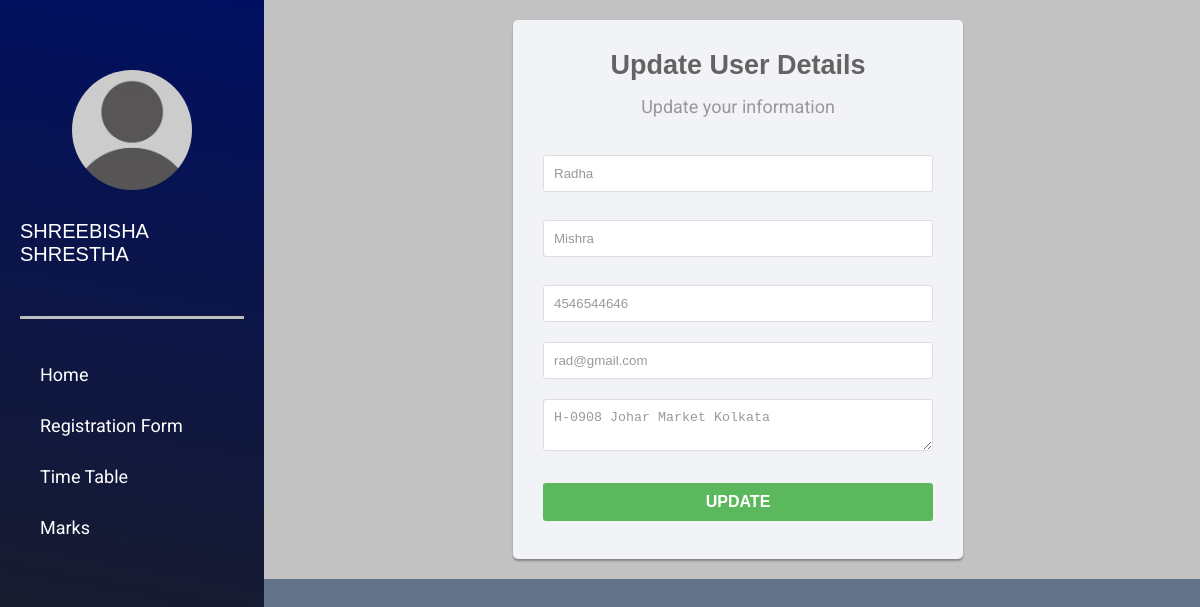
Page /edit.php?editid=1 on the committed database.
### tables this page shows
CREATE TABLE `tblusers` (
  `ID` int(10) NOT NULL,
  `FirstName` varchar(200) DEFAULT NULL,
  `LastName` varchar(200) DEFAULT NULL,
  `MobileNumber` bigint(10) DEFAULT NULL,
  `Email` varchar(200) DEFAULT NULL,
  `Address` mediumtext DEFAULT NULL,
  `CreationDate` timestamp NOT NULL DEFAULT current_timestamp() ON UPDATE current_timestamp()
);

### edit.php (the view, shortened to what this page needs)
<?php
include ('dbconnection.php');
?>
<!DOCTYPE html>
<html lang="en">
<head>
    <link rel="stylesheet" href="src/style.css">
</head>
<body>
<div class="head_wrap">
      <div class="side_menu">
        <div class="avatar_profile">
            <img src="./src/images/ass.png" alt="">
        </div>
        <div class="student_info">
             <h3>Shreebisha Shrestha</h3>
        </div>
        <div class="navigation">
            <ul>
                <li><a href="index.php">Home</a></li>
                <li><a href="examform.html">Registration Form</a></li>
                <li><a href="timetable.html">Time Table</a></li>
                <li><a href="marks.html">Marks</a></li>
            </ul>
        </div>
      </div>
      <div class="info_tab">
	<div class="signup-form">
		<form method="POST">
			<?php
			$eid = $_GET['editid'];
			$ret = mysqli_query($con, "SELECT * FROM tblusers WHERE ID='$eid'");
			while ($row = mysqli_fetch_array($ret)) {
				?>
				<h2>Update User Details</h2>
				<p>Update your information</p>
				<input type="text" name="fname" value="<?php echo $row['FirstName']; ?>" required>
				<input type="text" name="lname" value="<?php echo $row['LastName']; ?>" required>
				<input type="text" name="contactno" value="<?php echo $row['MobileNumber']; ?>" required maxlength="10"
					pattern="[0-9]+">
				<input type="email" name="email" value="<?php echo $row['Email']; ?>" required>
				<textarea name="address" required><?php echo $row['Address']; ?></textarea>
			<?php } ?>
			<button type="submit" class="btn" name="submit">Update</button>
		</form>
	</div>
			</div>
</body>
</html>

### src/style.css (style rules this page uses)
* { padding: 0px; margin: 0px; box-sizing: border-box; }
body { font-family: 'Poppins', sans-serif; color: #252525; font-size: 18px; }
body h1,h2, h3 { font-family: 'Work Sans', sans-serif; }
* { box-sizing: border-box; }
body { margin: 0; font-family: Arial, sans-serif; }
img { width: 100%; height: auto; }
input[type=text], input[type=password] , select { width: 250px; padding: 12px 20px; margin: 8px 0; display: inline-block; border: 1px solid #ccc; box-sizing: border-box; }
button { background-color: #04AA6D; color: white; padding: 14px 20px; margin: 8px 0; border: none; cursor: pointer; width: 100%; }
.head_wrap { display: flex; flex-direction: row; width: 100%; background: rgb(194, 194, 194); }
.side_menu { padding: 20px; width: 22%; color: white; background: linear-gradient(10deg, rgba(31,31,31,1) 0%, rgba(0,15,97,1) 100%); }
.info_tab { padding: 20px; width: 73%; }
.student_info { padding-top: 30px; display: flex; flex-direction: column; align-items: center; }
.student_info h3 { text-transform: uppercase; font-size: 20px; font-weight: 500; }
.avatar_profile { width: 120px; height: 120px; margin: auto; margin-top:50px ; }
.avatar_profile img { border-radius: 50%; object-fit: cover; width: 100%; height: 100%; }
.navigation ul { list-style: none; }
.navigation a { text-decoration: none; color: white; }
.navigation { border-top: 3px solid rgb(189, 189, 189); padding-top: 45px; margin-top: 50px; padding-left: 20px; }
.navigation ul { display: flex; flex-direction: column; gap: 30px; }
.side_menu { height:100vh; position:fixed; }
.info_tab { margin-left: 25%; }

### edit.php (style rules this page uses)
body { color: #fff; background: #63738a; font-family: 'Roboto', sans-serif; }
.signup-form { width: 450px; margin: 0 auto; padding: 30px; background: #f2f3f7; border-radius: 5px; box-shadow: 0px 2px 2px rgba(0, 0, 0, 0.3); }
.signup-form h2 { color: #636363; margin-bottom: 15px; text-align: center; }
.signup-form p { color: #999; margin-bottom: 30px; text-align: center; }
.signup-form input[type="text"], .signup-form input[type="email"], .signup-form textarea { width: 100%; padding: 10px; background: #fff; border: 1px solid #ddd; border-radius: 3px; margin-bottom: 20px; color: #999; }
.signup-form .btn { font-size: 16px; font-weight: bold; text-transform: uppercase; width: 100%; border: none; cursor: pointer; background: #5cb85c; color: #fff; padding: 10px; border-radius: 3px; }

### rows in the picture
tblusers: fname "Radha", lname "Mishra", contactno "4546544646", email "rad@gmail.com", address "H-0908 Johar Market Kolkata"
